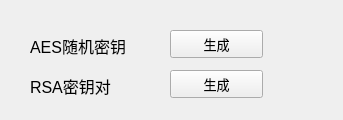
<?xml version="1.0" encoding="UTF-8"?>
<ui version="4.0">
 <class>Dialog</class>
 <widget class="QDialog" name="Dialog">
  <property name="geometry">
   <rect>
    <x>0</x>
    <y>0</y>
    <width>343</width>
    <height>120</height>
   </rect>
  </property>
  <property name="windowTitle">
   <string>密钥生成</string>
  </property>
  <widget class="QLabel" name="label_2">
   <property name="geometry">
    <rect>
     <x>30</x>
     <y>30</y>
     <width>121</width>
     <height>31</height>
    </rect>
   </property>
   <property name="font">
    <font>
     <family>Microsoft YaHei UI</family>
     <pointsize>12</pointsize>
    </font>
   </property>
   <property name="text">
    <string>AES随机密钥</string>
   </property>
  </widget>
  <widget class="QToolButton" name="Create_randomAES_key">
   <property name="geometry">
    <rect>
     <x>170</x>
     <y>30</y>
     <width>93</width>
     <height>28</height>
    </rect>
   </property>
   <property name="font">
    <font>
     <family>Microsoft YaHei UI</family>
     <pointsize>10</pointsize>
    </font>
   </property>
   <property name="text">
    <string>生成</string>
   </property>
  </widget>
  <widget class="QLabel" name="label_3">
   <property name="geometry">
    <rect>
     <x>30</x>
     <y>70</y>
     <width>121</width>
     <height>31</height>
    </rect>
   </property>
   <property name="font">
    <font>
     <family>Microsoft YaHei UI</family>
     <pointsize>12</pointsize>
    </font>
   </property>
   <property name="text">
    <string>RSA密钥对</string>
   </property>
  </widget>
  <widget class="QToolButton" name="Create_RSA_key">
   <property name="geometry">
    <rect>
     <x>170</x>
     <y>70</y>
     <width>93</width>
     <height>28</height>
    </rect>
   </property>
   <property name="font">
    <font>
     <family>Microsoft YaHei UI</family>
     <pointsize>10</pointsize>
    </font>
   </property>
   <property name="text">
    <string>生成</string>
   </property>
  </widget>
 </widget>
 <resources/>
 <connections/>
</ui>
